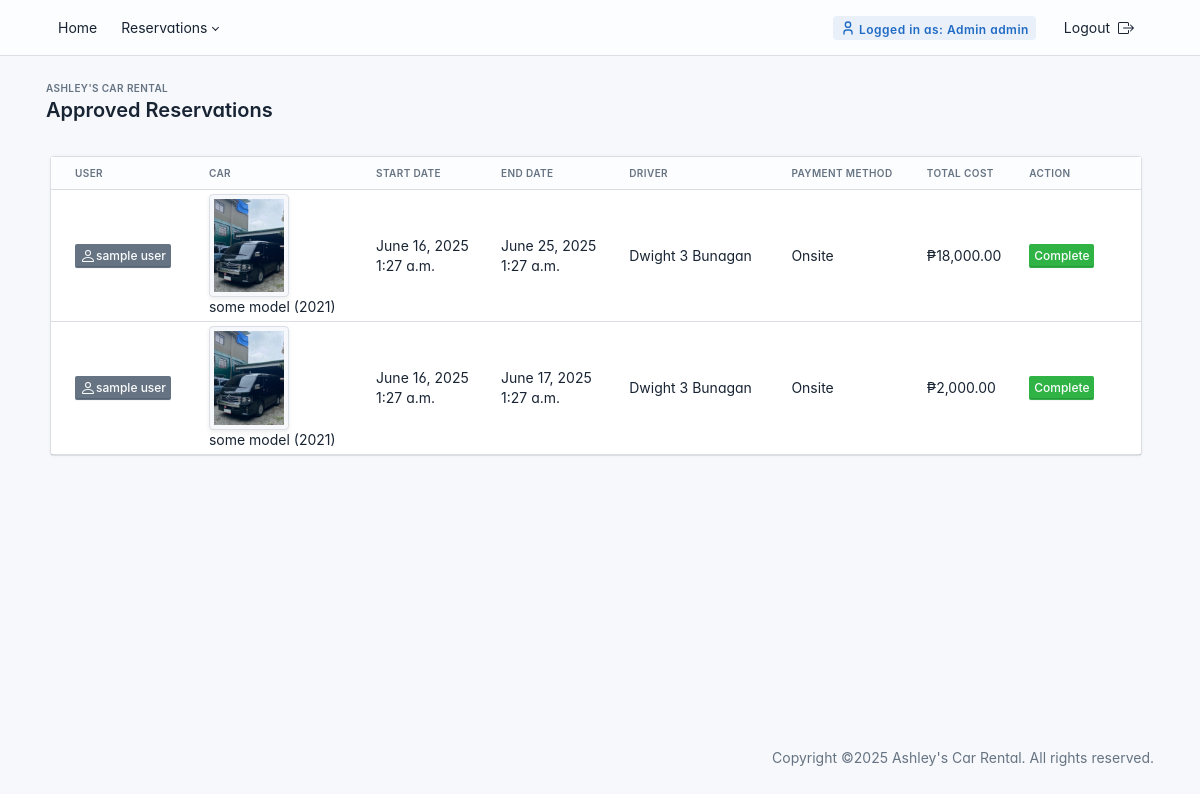
/administrator/approved-reservations/ (signed in), run on an earlier commit of the app's database.
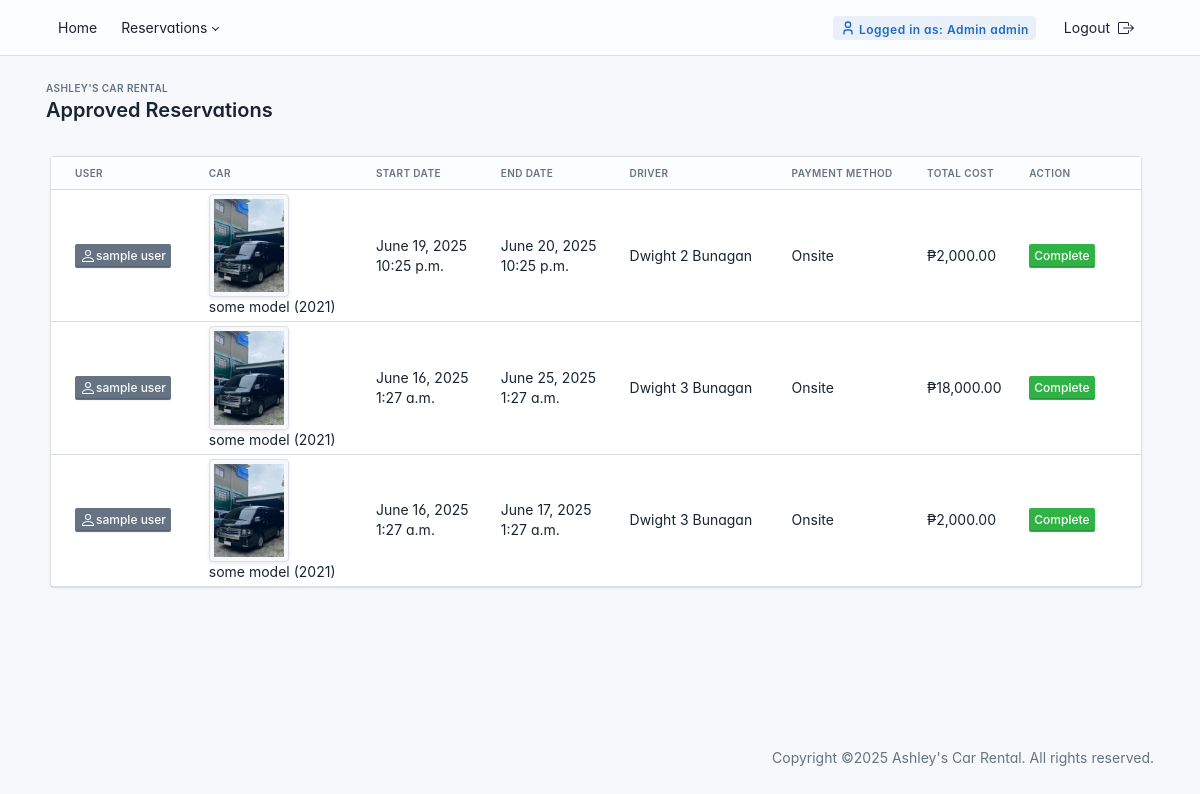
And on a later commit of the database.
### administrator/models.py (models this page shows, shortened)
class Reservation(models.Model):
    STATUS_CHOICES = (
        ('pending', 'Pending'),
        ('approved', 'Approved'),
        ('cancelled', 'Cancelled'),
        ('completed', 'Completed'),
    )
    PAYMENT_CHOICES = (
        ('onsite', 'Onsite'),
        ('gcash', 'GCash'),
    )
    PAYMENT_STATUS_CHOICES = (
        ('not_paid', 'Not Paid Yet'),
        ('paid', 'Paid'),
         ('partially_paid', 'Partially Paid'),
    )
    CANCELLED_BY_CHOICES = (
        ('user', 'User'),
        ('admin', 'Admin'),
    )
    user = models.ForeignKey(User, on_delete=models.CASCADE)
    car = models.ForeignKey('Car', on_delete=models.CASCADE)
    driver = models.ForeignKey('Driver', on_delete=models.SET_NULL, null=True, blank=True)
    start_date = models.DateTimeField()
    end_date = models.DateTimeField()
    payment_method = models.CharField(max_length=10, choices=PAYMENT_CHOICES, default='onsite')
    status = models.CharField(max_length=10, choices=STATUS_CHOICES, default='pending')
    total_cost = models.DecimalField(max_digits=10, decimal_places=2, default=0.00)
    payment_status = models.CharField(max_length=20, choices=PAYMENT_STATUS_CHOICES, default='not_paid')
    is_cancelled_notif = models.BooleanField(default=False)
    is_approved_notif = models.BooleanField(default=False)
    reason_for_cancelling = models.TextField(blank=True, null=True)
    cancelled_by = models.CharField(max_length=10, choices=CANCELLED_BY_CHOICES, blank=True, null=True)
    date_completed = models.DateTimeField(null=True, blank=True)
    created_at = models.DateTimeField(auto_now_add=True)

class Car(models.Model):
    BODY_TYPES = (
        ('sedan', 'Sedan'),
        ('suv', 'SUV'),
        ('truck', 'Truck'),
        ('van', 'Van'),
        ('bus', 'Bus'),
        ('coupe', 'Coupe'),
    )
    brand = models.CharField(max_length=50)
    model = models.CharField(max_length=50)
    year = models.PositiveIntegerField()
    plate_number = models.CharField(max_length=20, unique=True)
    body_type = models.CharField(max_length=10, choices=BODY_TYPES)
    seating_capacity = models.PositiveIntegerField(
        null=True,
        blank=True,
        help_text="Number of seats available"
    )
    available = models.BooleanField(default=True)
    price_per_day = models.DecimalField(max_digits=10, decimal_places=2, help_text="Price per day in USD")
    image = models.ImageField(upload_to='car_images/', null=True, blank=True, help_text="Main image of the car")
    def __str__(self):
        return f"{self.brand} {self.model} ({self.plate_number})"

class Driver(models.Model):
    user = models.OneToOneField(User, on_delete=models.CASCADE)
    license_number = models.CharField(max_length=50, unique=True)
    phone_number = models.CharField(max_length=15, unique=True)
    image = models.ImageField(upload_to='driver_images/', default='driver_images/default.jpg', blank=True, null=True)
    availability = models.BooleanField(default=True)  # New field for availability

### administrator/views.py (the view)
# urls.py: path('approved-reservations/', views.approved_reservations, name='approved_reservations'),
def approved_reservations(request):
    reservations = Reservation.objects.filter(status='approved').select_related('user', 'car', 'driver').order_by("-id")
    return render(request, 'administrator/approved_reservations.html', {'reservations': reservations})

### driver/context_processors.py (called while the page is built, shortened)
def driver_reservation_counts(request):
    return {}

### templates/administrator/approved_reservations.html (shortened to what the changed rows need)
{% extends "administrator/admin_base.html" %}
{% load humanize %}
{% block content %}
<div class="page-wrapper">
    <div class="page-header d-print-none mb-2">
        <div class="container-xl">
            <div class="row g-2 align-items-center">
                <div class="col">
                    <h2 class="page-title">
                        Approved Reservations
                    </h2>
                </div>
            </div>
        </div>
    </div>
    <div class="page-body container">
        <div class="row g-2 container">
            <div class="col-12">
                <div class="card">
                    <div class="table-responsive">
                        <table class="table table-sm card-table table-vcenter text-nowrap datatable">
                            <thead>
                                <tr>
                                    <th>User</th>
                                    <th>Car</th>
                                    <th>Start Date</th>
                                    <th>End Date</th>
                                    <th>Driver</th>
                                    <th>Payment Method</th>
                                    <th>Total Cost</th>
                                    <th>Action</th>
                                </tr>
                            </thead>
                            <tbody>
                                {% if reservations %}
                                    {% for reservation in reservations %}
                                    <tr>
                                        <td>
                                            <button type="button" class="btn btn-sm btn-secondary  "
                                                data-bs-toggle="modal"
                                                data-bs-target="#userProfileModal"
                                                data-user-id="{{ reservation.user.id }}"
                                                data-first-name="{{ reservation.user.first_name }}"
                                                data-last-name="{{ reservation.user.last_name }}"
                                                data-email="{{ reservation.user.email }}"
                                                data-role="{{ reservation.user.userprofile.role|title }}"
                                                data-contact="{{ reservation.user.userprofile.contact_number|default:'Not provided' }}">
                                            {{ reservation.user.first_name }} {{ reservation.user.last_name }}
                                            </button>
                                        </td>
                                        <td>
                                            <div>
                                                {% if reservation.car.image %}
                                                    <img src="{{ reservation.car.image.url }}" alt="{{ reservation.car }}" class="img-thumbnail" style="width: 80px; height: auto;">
                                                {% else %}
                                                    <img src="https://via.placeholder.com/80" alt="No Image" class="img-thumbnail">
                                                {% endif %}
                                            </div>
                                            <div>{{ reservation.car.model }} ({{ reservation.car.year }})</div>
                                        </td>
                                        <td>
                                            {{ reservation.start_date|date:"F j, Y" }}<br>
                                            {{ reservation.start_date|date:"g:i a" }}
                                        </td>
                                        <td>
                                            {{ reservation.end_date|date:"F j, Y" }}<br>
                                            {{ reservation.end_date|date:"g:i a" }}
                                        </td>
                                        <td>{{ reservation.driver.user.get_full_name }}</td>
                                        <td>{{ reservation.get_payment_method_display }}</td>
                                        <td>₱{{ reservation.total_cost|floatformat:2|intcomma }}</td>
                                        <td>
                                            <button type="button" class="btn btn-success btn-sm"
                                                    data-bs-toggle="modal"
                                                    data-bs-target="#confirmCompleteModal"
                                                    data-reservation-id="{{ reservation.id }}">
                                                Complete
                                            </button>
                                        </td>
                                    </tr>
                                    {% endfor %}
                                {% else %}
                                    <tr>
                                        <td colspan="8" class="text-center text-muted">No approved reservations</td>
                                    </tr>
                                {% endif %}
                            </tbody>
                        </table>
                    </div>
                </div>
            </div>
        </div>
    </div>
</div>
{% endblock %}

What changed in the data, as far as the page shows it:
now on this page (row edited): Reservation: user.first_name "sample", user.last_name "user", car.image (picture), car.model "some model", car.year "2021", start_date "June 19, 2025", start_date "10:25 p.m.", end_date "June 20, 2025", end_date "10:25 p.m.", driver.user.get_full_name "Dwight 2 Bunagan", payment_method "Onsite", total_cost "2,000.00"
